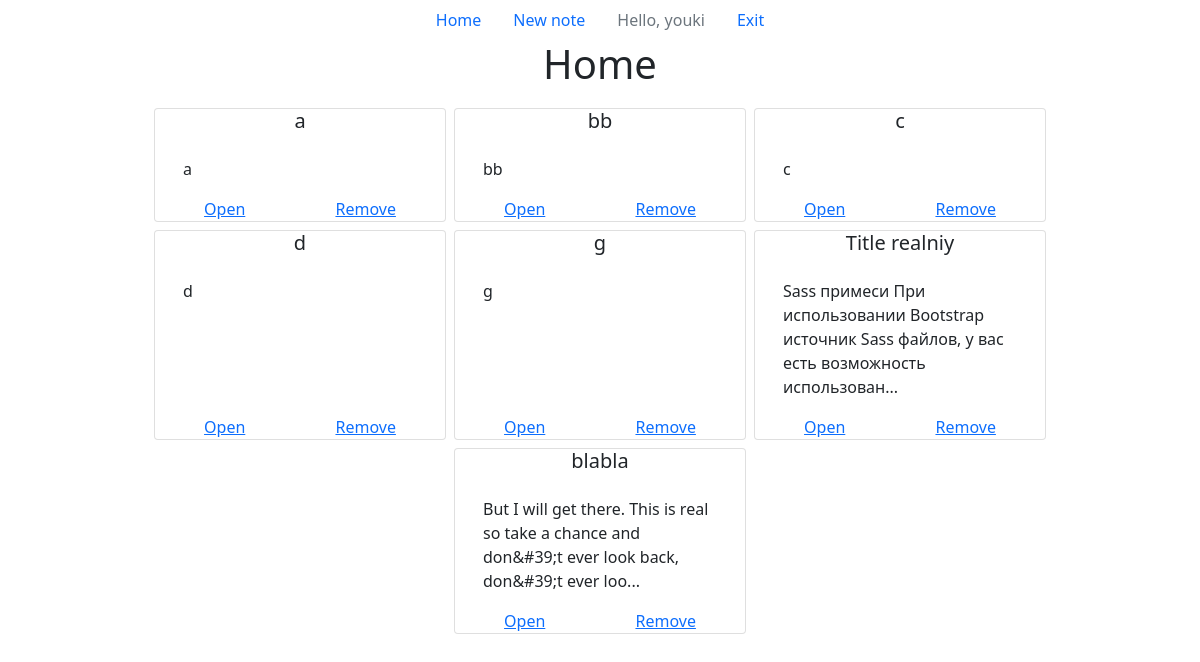
The page / (signed in) on the database its author committed.
### core/models.py (models this page shows, shortened)
class User(Model):
    id = AutoField()
    name = CharField(max_length=128, index=True, unique=True)
    password_hash = CharField()
    created_at = DateField(default=datetime.now)
    class Meta:
        database = db
        table_name = "users"

class Note(Model):
    id = AutoField()
    user = ForeignKeyField(User, backref='notes')
    title = CharField()
    text = TextField()
    created_at = DateField(default=datetime.now)
    class Meta:
        database = db
        table_name = "notes"

### app/views.py (the view)
@bp.route('/')
def index():
    return render_template('home.html', user=current_user, notes=notes.get_last_notes())

### app/__init__.py (called while the page is built)
def create_app() -> Flask:
    app = Flask(__name__)
    app.config.from_object(config)
    app.register_blueprint(bp)
    login_manager = LoginManager()
    login_manager.init_app(app)
    @login_manager.user_loader
    def load_user(user_id):
        return load_user_from_session(user_id)
    @login_manager.unauthorized_handler
    def unauthorized():
        flash("You must be logged in!")
        return redirect('/authorization')
    init_db()
    return app

### app/services/auth.py (called while the page is built)
def load_user_from_session(user_id: str):
    return users.get_authenticated_user_by_id(user_id)

### app/services/notes.py (called while the page is built)
def get_last_notes() -> list:
    if not current_user.is_authenticated:
        return []
    return notes.get_last_notes(current_user.name)

### core/notes.py (called while the page is built)
def get_last_notes(username: str, limit=20) -> list:
    result = []
    user = User.get_or_none(User.name == username)
    if not user:
        return []
    notes = Note.select().where(Note.user == user).limit(limit).dicts()
    for note in notes:
        result.append(note)
    return result

### core/users.py (called while the page is built)
def get_authenticated_user_by_id(id: str) -> AuthenticatedUser or None:
    try:
        db_user = User.get_by_id(int(id))
        return AuthenticatedUser(db_user.id, db_user.name)
    except Exception:
        return None

### app/templates/home.html
{% extends "base.html" %}
{% block content %}
    <h1>Home</h1>
    {% if user and user.is_authenticated and notes %}
    <div class="notes row justify-content-center p-2">
        {% for note in notes %}
        <div class="card col-sm-5 col-md-3 m-1">
            <h5 class="card-title text-center">{{ note.title }}</h5>
            <div class="card-body text-break">
                {% if note.text|length > 100 %}
                    {{ note.text[0:100] }}...
                {% else %}
                    {{ note.text }}
                {% endif %}
            </div>
            <div class="card-links">
                <a href="{{ url_for('main.note_page', note_id=note.id) }}" class="card-link">Open</a>
                <a href="{{ url_for('main.remove_note', note_id=note.id) }}" class="card-link">Remove</a>
            </div>
        </div>
        {% endfor %}
    </div>
    {% endif %}
{% endblock %}

### app/templates/base.html (shortened to what this page needs)
<!DOCTYPE html>
<html lang="en">
<head>
    <link href="https://cdn.jsdelivr.net/npm/bootstrap@5.0.0-beta2/dist/css/bootstrap.min.css" rel="stylesheet">
    <link rel= "stylesheet" type="text/css" href="{{ url_for('static', filename='style.css') }}">
</head>
<body>
    <header>
        <ul class="nav justify-content-center">
            <li class="nav-item">
              <a class="nav-link" href="{{ url_for('main.index') }}">Home</a>
            </li>
            {% if user and user.is_authenticated %}
            <li class="nav-item">
              <a class="nav-link" href="{{ url_for('main.new_note') }}">New note</a>
            </li>
            <li class="nav-item">
              <a class="nav-link disabled" href="#">Hello, {{ user.name }}</a>
            </li>
            <li class="nav-item">
              <a class="nav-link" href="{{ url_for('main.logout') }}">Exit</a>
            </li>
            {% endif %}
          </ul>
    </header>
    {% block content %}
    {% endblock %}
</body>
</html>

### app/static/style.css (style rules this page uses)
body { margin-left: 20px; margin-right: 20px; display: flex; flex-direction: column; align-items: center; }
.card-links { display: flex; flex-direction: row; justify-content: space-around; }

### rows shown on the page
User: name "youki"
Note: title "bb", text "bb"
Note: title "Title realniy", text "Sass примеси При использовании Bootstrap источник Sass файлов, у вас есть возможность использован"
Note: title "blabla", text "But I will get there. This is real so take a chance and don&#39;t ever look back, don&#39;t ever loo"

### other values the page prints
{{ note.title }} "a" "c" "d" "g"
{{ note.text }} "a" "c" "d" "g"
